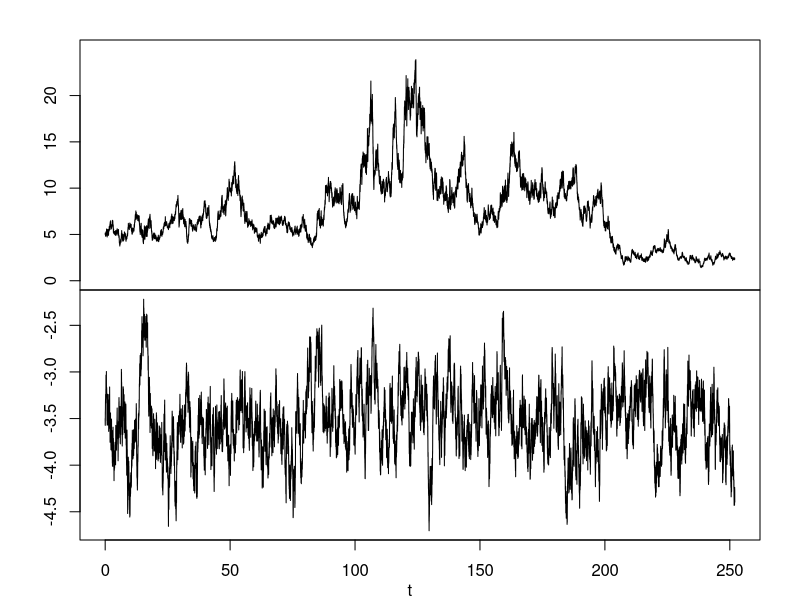
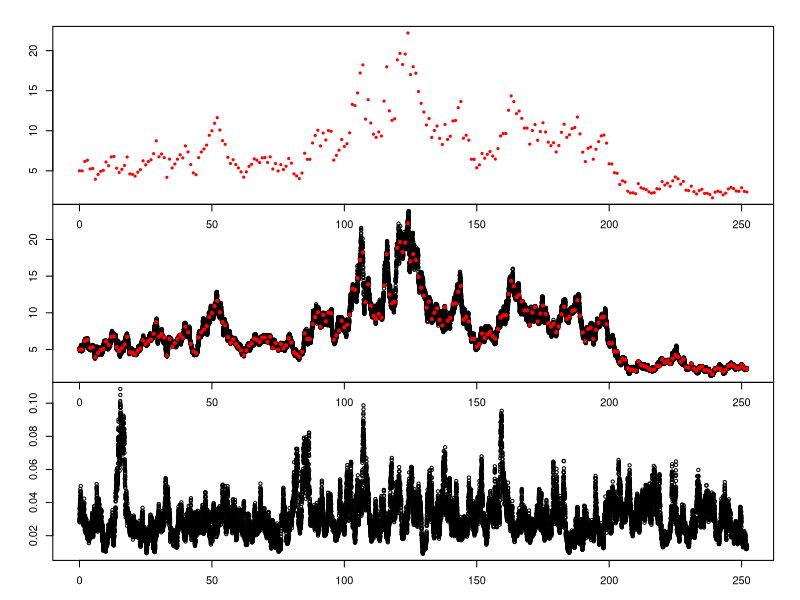
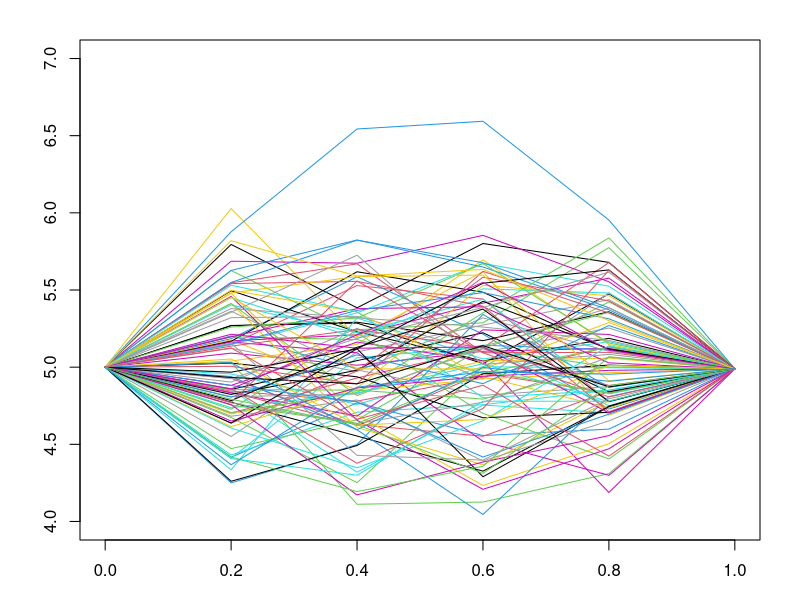
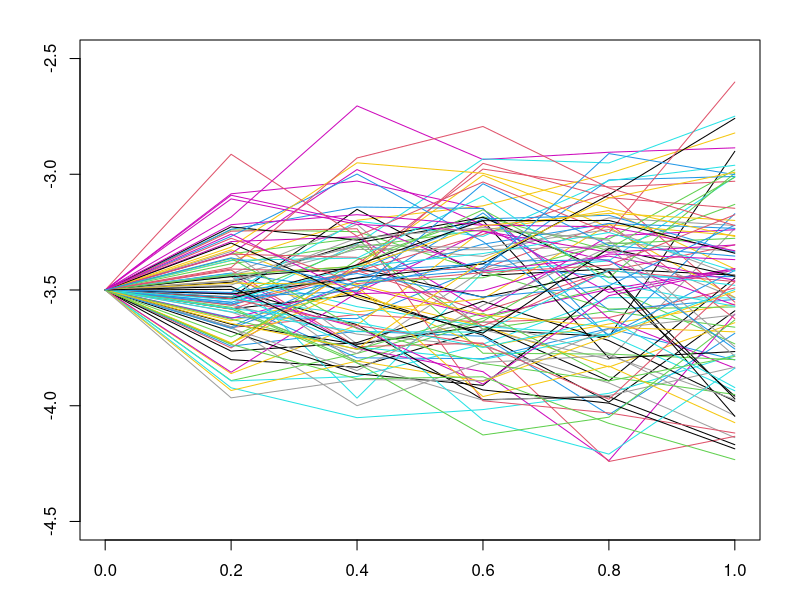
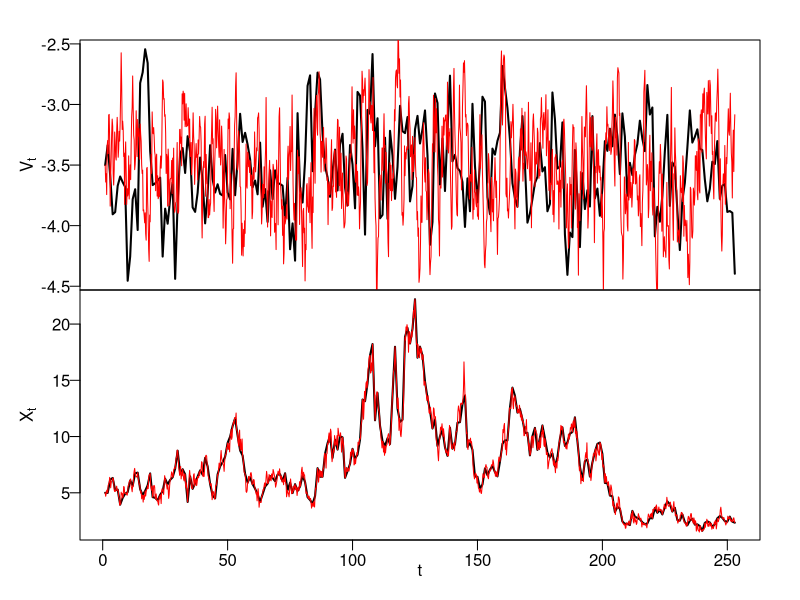
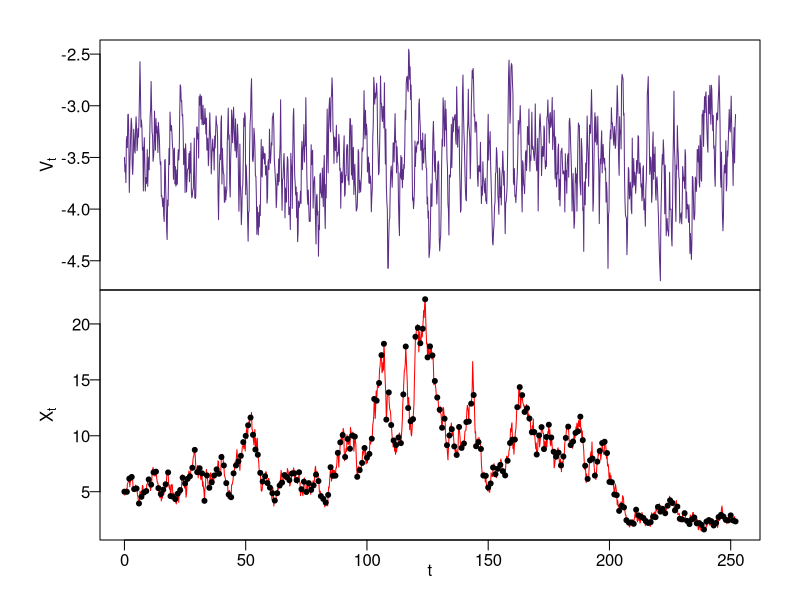

Source code (R) for these figures, in order: (Note: a time limit stopped this script after it produced the figures.)
library(MASS)
library(coda)

#create synthetic data
SVsim <- function(end,deltat,init,theta)
{
 n<-end/deltat+1   
 mat<-matrix(0,ncol=2,nrow=n)  
 mat[1,]<-init
 for (i in 2:n)
  {
   #v_process
    mat[i,2] <- rnorm(1,
                  mat[i-1,2]+theta[3]*(theta[4]-mat[i-1,2])*deltat,
                  theta[5]*sqrt(deltat))
    #x_process
    mat[i,1] <- rnorm(1,
                      mat[i-1,1]+theta[1]*mat[i-1,1]*deltat,
                      theta[2]*mat[i-1,1]*exp(0.5*mat[i-1,2])*sqrt(deltat))
  }
  return(mat)
}

set.seed(1)
out<-SVsim(252,0.01,c(5,-3.5),c(0.01,1,1.0,-3.5,0.5))

par(mfrow = c(2,1),mar = c(0, 3, 0, 2), oma = c(3, 1, 2, 0))
plot(ts(out[,1],start=0,deltat=0.01), ylab = expression(X[t]), xaxt = "n", yaxt = "n", ylim = c(0,25))
axis(2, at=seq(0, 20, by=5))
plot(ts(out[,2],start=0,deltat=0.01), ylab = expression(V[t]), xlab = "t")
mtext("t", side = 1, line = 2, outer = TRUE)
#thin to get data at integer times
data<-out[1+(0:252)*100,] #length 253



par(mfrow=c(3,1))
plot(ts(data[,1],start=0,deltat=1), col = "red", type = "p", pch =20, xlab = "t", ylab = expression(X[t]))

#par(mfrow=c(2,1))
plot(ts(out[,1],start=0,deltat=0.01),xlab = "t", ylab = expression(X[t]), type = "p")
points(ts(data[,1],start=0,deltat=1), col = "red", pch = 20)
plot(ts(exp(out[,2]),start=0,deltat=0.01), xlab = "t", ylab = expression(exp(V[t])), type = "p")

#forward simulate V process then bridge X process
#Xend is obs at end point (could be inter-obs time)
#calculates likelihood under bridge and target (Euler-Maruyama)
Bridgesim <- function(end,deltat,init,Xend,theta)
{
  m<-end/deltat  
  mat<-matrix(0,ncol=2,nrow=m+1)  
  mat[1,]<-init
  mat[m+1,1]<-Xend
  llikeQ<-0 #loglike under D&G bridge
  llikeP<-0 #loglike under target
  for (i in 1:m)
  {
    #forward simulate v_process
    mat[i+1,2] <- rnorm(1,
                      mat[i,2]+theta[3]*(theta[4]-mat[i,2])*deltat,
                      theta[5]*sqrt(deltat))
  }
  for (i in 1:(m-1))
  { 
    #simulating x_process with dg_bridge
    mu <- mat[i,1]+(Xend-mat[i,1])/(m+1-i) #not multiplying by delta_tau
    var <- (m-i)*theta[2]*mat[i,1]*exp(0.5*mat[i,2])*deltat/(m+1-i) 
    mat[i+1,1] <- abs(rnorm(1,mu,sqrt(var)))
    #reflecting barrier at x=0
    llikeQ<-llikeQ+dnorm(mat[i+1,1],mu,sqrt(var),log=TRUE)
    llikeP<-llikeP+dnorm(mat[i+1,1],mat[i,1]+theta[1]*mat[i,1]*deltat,  
                         theta[2]*mat[i,1]*exp(0.5*mat[i,2])*sqrt(deltat),log=TRUE)
  }
  llikeP<-llikeP+dnorm(mat[m+1,1],mat[m,1]+theta[1]*mat[m,1]*deltat,  
                       theta[2]*mat[m,1]*exp(0.5*mat[m,2])*sqrt(deltat),log=TRUE)
  return(list(mat,llikeP,llikeQ))
}

par(mfrow = c(1,1))

test<-Bridgesim(1,0.2,c(5,-3.5),4.989,c(0.01,1,1.0,-3.5,0.5))
plot(ts(test[[1]][,1],start=0,deltat=0.2),ylim=c(4,7))
for(i in 1:100){
test<-Bridgesim(1,0.2,c(5,-3.5),4.989,c(0.01,1,1.0,-3.5,0.5))
lines(ts(test[[1]][,1],start=0,deltat=0.2),col=i)  
}

plot(ts(test[[1]][,2],start=0,deltat=0.2),ylim=c(-4.5,-2.5))
for(i in 1:100){
  test<-Bridgesim(1,0.2,c(5,-3.5),4.989,c(0.01,1,1.0,-3.5,0.5))
  lines(ts(test[[1]][,2],start=0,deltat=0.2),col=i)  
}

#p^_e(x^0|theta)
#end is the end time that the bridge should span
log_est_likelihood <- function(xobs,end,deltat,theta,K,v0)
{
  n=length(xobs)-1
  m=end/deltat
  wts <- rep(0,K)
  for (k in 1:K) #loop over importance samples
  {
   y0<-c(xobs[1],v0)  
   for(i in 1:n) #loop over obs intervals
   {
    out<-Bridgesim(end,deltat,y0,xobs[i+1],theta)
    y0<-c(xobs[i+1],out[[1]][m+1,2]) #updating start for next bridge
    wts[k]<-wts[k]+out[[2]]-out[[3]]
   }
   wts[k] <- exp(wts[k]) #changing weights back to original scale (after being log-scaled)
  }
  return(log(mean(wts)))
}

log_est_likelihood(data[,1],1,0.2,c(0.01,1,1.0,-3.5,0.5),20,-3.5)

simulate_trajectory <- function(xobs,end,deltat,theta,v0){
  n=length(xobs)-1
  m=1/deltat
  mat <- matrix(NA,nrow = n*m+1,ncol = 2)
  y0<-c(xobs[1],v0)  
  mat[1,] <- y0
  for(i in 1:n) #loop over obs intervals
  {
    out<-Bridgesim(end,deltat,y0,xobs[i+1],theta)
    mat[((i-1)*m+2):((i*m+1)),] <- out[[1]][2:(m+1),]
    y0<-c(xobs[i+1],out[[1]][m+1,2]) #updating start for next bridge
  }
  return(mat)
}

#Plotting "true" trajectories against simulations
set.seed(1)
test_traj <- simulate_trajectory(data[,1],1,0.2,c(0.01,1,1.0,-3.5,0.5),-3.5)
par(mfrow = c(2,1),mar = c(0, 3, 0, 2), oma = c(3, 1, 2, 0), mgp = c(2, 0.5, 0))
plot(ts(data[,2], deltat=1), lwd=2, ylab = expression(V[t]), xaxt = "n", xlab = "", las =1)
lines(ts(test_traj[,2], deltat=0.2), col = "red")

plot(ts(data[,1], deltat=1), lwd =2, xlab = "t", ylab = expression(X[t]), las =1)
#plot(ts(out,deltat=0.01))
lines(ts(test_traj[,1], deltat=0.2), col = "red")
mtext("t", side = 1, line = 1)  # Adjust 'line' value to control distance





par(mfrow = c(2,1),mar = c(0, 4, 0, 2), oma = c(3, 1, 2, 0), mgp = c(2, 0.5, 0))
plot(ts(test_traj[,2], deltat=0.2, start =0), col = rgb(91, 45, 135,maxColorValue = 255),xlab = "", ylab = expression(V[t]),xaxt= "n", las =1)
plot(ts(test_traj[,1], deltat=0.2, start = 0), col = "red", xlab = "t", ylab = expression(X[t]), las =1)
points(ts(data[,1],start=0,deltat=1), col = "black", pch =20)
mtext("t", side = 1, line = 1)



#How many bridges?
vec<-rep(0,200)
for(i in 1:200){
  vec[i]<-log_est_likelihood(data[1:25,1],1,0.2,c(0.01,1,1.0,-3.5,0.5),10,-3.5) 
}
var(vec)

required_bridges_sequential <- function(n, Kstart=0){
  variance <- 1e9 #big number (just needs to be bigger than while condition)
  K <- Kstart
  while(variance>1.5){
    K <- K+1
    vec<-rep(0,100)
    for(i in 1:100){
      vec[i]<-log_est_likelihood(data[1:n,1],1,0.2,c(0.01,1,1.0,-3.5,0.5),K,-3.5) 
    }
    variance <- var(vec)
  }
  return(K)
}

required_bridges_sequential(10)

compute_variance <- function(K, n, trials=100) {
  results <- replicate(trials, log_est_likelihood(data[1:n,1],1,0.2,c(0.01,1,1.0,-3.5,0.5),K,-3.5))
  return(var(results))
}

compute_variance(50,100)
compute_variance(500,100)

required_bridges_binary_search <- function(n, K_min=1, K_max=500, tolerance = 0.5){
  while (K_min < K_max){
    K_mid <- floor((K_min + K_max) / 2)  # Midpoint for binary search
    var_mid <- compute_variance(K_mid, n)  # Compute variance at K_mid
    
    if(var_mid<1.5){
      K_max <- K_mid
    }
    else{
      K_min <- K_mid+1
    }
    
    if (abs(K_max-K_min)<tolerance){ #choose tolerance <1 to find the "exact" K - although will vary as it is stochastic
      break
    }
  }
  return(K_min)
}

required_bridges_binary_search(50,1,60)
compute_variance(53,50)
compute_variance(500,60)

set.seed(1)
x <- numeric(6)
x[1] <- required_bridges_sequential(10,1)
x[2] <- required_bridges_sequential(20,1)
x[3] <- required_bridges_sequential(30,1)
x[4] <- required_bridges_sequential(40,9) 
x[5] <- required_bridges_sequential(50,38)
x[6] <- required_bridges_sequential(60,200)
print(compute_variance(200,n=60,100))
#not technically increasing as there is stochasicity
x=c(2,5,9,24,45,201)
grid <- c(10,20,30,40,50,60)

par(mfrow = c(1,1),mar = c(4, 5, 2, 2), mgp = c(3,1,0))
plot(grid,x,type = "l",xlab = "n", ylab = "K")

set.seed(1)
K <- seq(2,40,by=4)
Kvariance <- numeric(length = length(K))
for (i in 1:length(K)){
  k <- K[i]
  Kvariance[i] <- compute_variance(k,n=50,trials = 200)
}


par(mfrow = c(1,1),mar = c(4, 5, 2, 2), mgp = c(3,1,0))
plot(K,Kvariance, xlab = "K", type = "l",ylab = expression(Var(log(hat(f) * (x ~ "|" ~ theta)))))
Kvariance

lprior <- function(psi){
  return(dunif(psi[1],min=-4.7,max=-4.5,log=TRUE)+ #log(0.01)
           dunif(psi[2],min=-0.1,max=0.1,log=TRUE)+  #log(1)
           dunif(psi[3],min=-0.1,max=0.1,log=TRUE)+ #log(1)
           dunif(psi[4],min=-3.6,max=-3.4,log=TRUE)+ 
           dunif(psi[5],min=-0.8,max=-0.6,log=TRUE)) #log(0.5)
}

pmmh <- function(xobs,N,V,delta_t,K,delta_tau,v0){
  mat <- matrix(0,ncol=6,nrow=N)
  initial_theta <- c(0.01,1,1.0,-3.5,0.5)
  psi <- c(log(initial_theta[1]),log(initial_theta[2]),log(initial_theta[3]),initial_theta[4],log(initial_theta[5])) #initalise psi
  mat[1,] <- c(psi,0)
  nacceptances <- 0
  llikepsi <- -1e12 #initialised so first proposal is always accepted
  for (i in 2:N){
    can <- mvrnorm(n=1,psi,V)
    lpriorcan <- lprior(can)
    lpriorpsi <- lprior(psi)
    llikecan <- log_est_likelihood(xobs,delta_t,delta_tau,
                                   c(exp(can[1]),exp(can[2]),exp(can[3]),can[4],exp(can[5])),
                                   K,v0)
    laprob <- llikecan+lpriorcan-llikepsi-lpriorpsi
    print(llikecan)
    u <- runif(1)
    if(log(u) < laprob){
      psi <- can #accept 
      llikepsi <- llikecan
      nacceptances <- nacceptances + 1
    }
    mat[i,] <- c(psi,llikecan)
  }
  acceptance_rate <- nacceptances/(N-1)
  print(acceptance_rate)
  return(mat)
}

set.seed(1)
pmmhout_25 <- pmmh(data[1:25,1],N=100,V=diag(rep(0.0001,5)),1,K=10,0.1,-3.5)
var(pmmhout_25[,6]) #17
plot(ts(exp(pmmhout_25)))

set.seed(2)
pmmhout2_25 <- pmmh(data[1:25,1],N=1000,V=var(pmmhout_25[,1:5]),1,K=10,0.1,-3.5)
var(pmmhout2_25[,6])
plot(ts(exp(pmmhout2_25)))

set.seed(3)
pmmhout3_25 <- pmmh(data[1:25,1],N=10000,V=var(pmmhout2_25[,1:5]),1,K=10,0.1,-3.5)
var(pmmhout3_25[,6])
pmmhout3_burnin_25 <- pmmhout3_25[1001:10000,]
unscaled_25 <- array(c(exp(pmmhout3_burnin_25[,c(1:3)]),pmmhout3_burnin_25[,4],exp(pmmhout3_burnin_25[,5])),dim = c(9000,5))
colnames(unscaled_25) <- c("theta1","theta2","theta3","theta4","theta5")

time_taken_25 <- system.time({
  pmmhout3_25 <- pmmh(data[1:25,1],N=10000,V=var(pmmhout2_25[,1:5]),1,K=10,0.1,-3.5)
})
time_taken_25
round(effectiveSize(unscaled_25)/time_taken_25[3],4)

str(unscaled_25)
round(apply(unscaled_25, MARGIN = 2,sd),4)

round(apply(unscaled_25,MARGIN =2, quantile, probs = c(0.025,0.975)),4)
#final plots
output_dir <- "C:\\Users\\kerbe\\OneDrive - Durham University\\Course\\Project IV\\Plots"
pdf(file=file.path(output_dir, "SV_PMMH_25_%d.pdf"), onefile=F, width = 3, height = 2) 


par(mfrow = c(1,1),mar = c(3, 4, 1, 1), mgp = c(2,1,0))
plot(ts(unscaled_25[,1]),xlab = "t",ylab = expression(theta[1]),main = "")
plot(density(unscaled_25[,1], bw = 0.0004), xlab = expression(theta[1]), main = "")
abline(v=0.01, col = "red")
plot(ts(unscaled_25[,2]),xlab = "t",ylab = expression(theta[2]),main = "")
plot(density(unscaled_25[,2], bw = 0.03),xlab = expression(theta[2]), main = "")
abline(v=1,col="red")
plot(ts(unscaled_25[,3]),xlab = "t",ylab = expression(theta[3]),main = "")
plot(density(unscaled_25[,3], bw = 0.06),xlab = expression(theta[3]), main = "")
abline(v=1,col="red")
plot(ts(unscaled_25[,4]),xlab = "t",ylab = expression(theta[4]),main = "")
plot(density(unscaled_25[,4], bw = 0.03),xlab = expression(theta[4]), main = "")
abline(v=-3.5,col="red")
plot(ts(unscaled_25[,5]),xlab = "t",ylab = expression(theta[5]),main = "")
plot(density(unscaled_25[,5], bw = 0.02),xlab = expression(theta[5]), main = "")
abline(v=0.5,col="red")

dev.off()



#FOR N=100 BAD EXAMPLE
set.seed(1)
pmmhout_100 <- pmmh(data[1:100,1],N=100,V=diag(rep(0.0001,5)),1,K=10,0.1,-3.5)
var(pmmhout_100[,6]) #17
plot(ts(exp(pmmhout_100)))

set.seed(2)
pmmhout2_100 <- pmmh(data[1:100,1],N=1000,V=var(pmmhout_100[,1:5]),1,K=10,0.1,-3.5)
var(pmmhout2_100[,6])
plot(ts(exp(pmmhout2_100)))

set.seed(3)
pmmhout3_100 <- pmmh(data[1:100,1],N=10000,V=var(pmmhout2_100[,1:5]),1,K=10,0.1,-3.5)
var(pmmhout3_100[,6])
pmmhout3_burnin_100 <- pmmhout3_100[1001:10000,]
unscaled_100 <- array(c(exp(pmmhout3_burnin_100[,c(1:3)]),pmmhout3_burnin_100[,4],exp(pmmhout3_burnin_100[,5])),dim = c(9000,5))
colnames(unscaled_100) <- c("theta1","theta2","theta3","theta4","theta5")

time_taken_100 <- system.time({
  pmmhout3_100 <- pmmh(data[1:100,1],N=10000,V=var(pmmhout2_100[,1:5]),1,K=10,0.1,-3.5)
})

acc_prob_100_manual <- 0.03040304

#final plots
output_dir <- "C:\\Users\\kerbe\\OneDrive - Durham University\\Course\\Project IV\\Plots"
pdf(file=file.path(output_dir, "SV_PMMH_100_BAD_%d.pdf"), onefile=F, width = 3, height = 2) 

par(mfrow = c(1,1),mar = c(3, 4, 1, 1), mgp = c(2,1,0))
plot(ts(unscaled_100[,1]),xlab = "t",ylab = expression(theta[1]),main = "")
plot(ts(unscaled_100[,2]),xlab = "t",ylab = expression(theta[2]),main = "")
plot(ts(unscaled_100[,3]),xlab = "t",ylab = expression(theta[3]),main = "")
plot(ts(unscaled_100[,4]),xlab = "t",ylab = expression(theta[4]),main = "")
plot(ts(unscaled_100[,5]),xlab = "t",ylab = expression(theta[5]),main = "")

dev.off()
